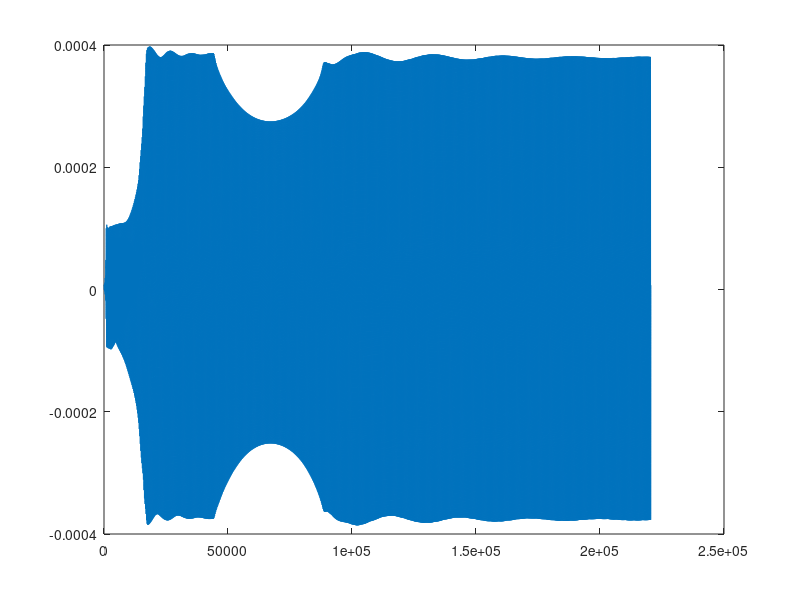

Reproduce this figure in MATLAB.
clear all;
close all;
clc;

fs = 44100;     % Sampling rate
gamma = 400;    % Wave-Speed
k = 1/fs;       % Time-step
s0 = 0.1;       % Damping coefficients
s1 = 0.005;

kappa = 2;      % Stiffness Factor

% Calculate grid spacing
h = sqrt((gamma^2*k^2 + 4 * s1 * k + sqrt((gamma^2 * k^2 + 4 * s1 * k)^2 + 16 * kappa^2 * k^2)) / 2);
N = floor(1/h); % Number of gridpoints
h = 1/N; % Recalculate gridspacing

% Courant numbers
lambdaSq = (gamma*k/h)^2; 
muSq = (k * kappa / h^2)^2;

% Initialise state vectors
uPrev = zeros(N, 1);
u = zeros(N, 1);
uNext = zeros(N, 1);

uIPrev = zeros(N, 1);
uI = zeros(N, 1);
uINext = zeros(N, 1);

lengthSound = fs*5; % Set the length of the output
out = zeros(lengthSound, 1);

% Boundary condition (clamped, ss, free)
bc = "clamped";

%Bow Model
a = 100;                % free parameter
A = sqrt(2*a)*exp(1/2);

% User variables
Vb = 0.2;               % Bowing speed
Fb = 50;               % Bowing force
pickup = floor(N/3);    % Pickup position

% Initialise variables for Newton Raphson 
tol = 1e-4;
qSave = zeros (lengthSound, 1);
qPrev = 0;

drawString = false;

vectorRepresentation = true;

vec = 3:N-2;

% Introduce an extra gridpoint at the beginning of the interpolated state vectors 
uINext = zeros(N+1,1);
uI = zeros(N+1,1);
uIPrev = zeros(N+1,1);

% Set start and end time of the moving bow 
start = fs;
ending = fs*2;

% Set start and end position of the moving bow
startPoint = N/4 + 1;
endPoint = N/4 + 2;

for t = 1 : lengthSound
    if bc == "clamped"
        
        % Move the bow point
        if t < start
            bowPoint = startPoint;
        elseif t >= start && t < ending
            bowPoint = startPoint + (endPoint-startPoint) * (t-start) / (ending-start);
        else
            bowPoint = endPoint;
        end
        alpha = bowPoint - floor(bowPoint);

        % Linearly interpolate entire string
        uSave = u;
        uI(2:end-1) = u(1:end-1) * (1-alpha) + u(2:end) * alpha;
        uIPrev(2:end-1) = uPrev(1:end-1) * (1-alpha) + uPrev(2:end) * alpha;
        
        % Set the bowpoint
        bp = floor(bowPoint) + 1;
        
        J = 1/h;
        
        % Newton-Raphson
        b = 2/k * Vb - (2/k^2)*(uI(bp)-uIPrev(bp)) -(gamma/h)^2*(uI(bp+1) - 2*uI(bp) + uI(bp-1))...
            + kappa^2/h^4 * (uI(bp+2) - 4*uI(bp+1) + 6*uI(bp) - 4*uI(bp-1) + uI(bp-2)) + 2 * s0 * Vb ...
            - (2*s1/(k*h^2)) * ((uI(bp+1) - 2 * uI(bp) + uI(bp-1)) ...
              - (uIPrev(bp+1) - 2 * uIPrev(bp) + uIPrev(bp-1)));
        eps = 1;
        i = 0;
        qPrev=0;
        while eps>tol
            q=qPrev-(J*Fb*A*qPrev*exp(-a*qPrev^2)+2*qPrev/k+b)/...
             (J*Fb*A*(1-2*a*qPrev^2)*exp(-a*qPrev^2)+2/k);
            eps = abs(q-qPrev);
            qPrev = q;
            i = i + 1;
            if i > 10000
                disp("whut")
            end
        end
        qSave(t) = q;

        % Solve the FDE for the interpolated string
        vec = 3:length(uI)-2;
        uINext(vec) = (2 * uI(vec) - uIPrev(vec) + lambdaSq * (uI(vec+1) -2 * uI(vec) + uI(vec-1)) ...
              - muSq * (uI(vec+2) - 4*uI(vec+1) + 6*uI(vec) - 4*uI(vec-1) + uI(vec-2)) ...
              + s0 * k * uIPrev(vec) + (2*s1*k)/h^2 ...
              * ((uI(vec+1) - 2 * uI(vec) + uI(vec-1)) ...
              - (uIPrev(vec+1) - 2 * uIPrev(vec) + uIPrev(vec-1)))) ...
              / (1 + s0 * k);
        uINext(bp) = 2 * k * (q + Vb) + uIPrev(bp);

        % Interpolate back to the original grid point locations (and make sure that clamped boundary condition is honoured)
        uNext(3:N-2) = uINext(3:end-3) * alpha + uINext(4:end-2) * (1-alpha);
        u(3:N-2) = uI(3:end-3) * alpha + uI(4:end-2) * (1-alpha);
    end
    
    % Plot
    if drawString == true && mod(t,1) == 0 && t >= start - 100
        lowRange = 17;
        highRange = 27;
        range = lowRange:highRange;
        
        subplot(2,1,1);
        cla
        plot(u);
        title("Total string")
%         range = 1:N;
        yMin = -0.2e-4;
        yMax = 0.2e-4;
        ylim([yMin, yMax]);
        hold on;
        plot([lowRange-1 lowRange-1], [yMin yMax], 'k')
        plot([highRange highRange], [yMin yMax], 'k')
        subplot(2,1,2);
        cla
        plot(range, uSave(range), 'o-')
        hold on; 
        plot(range + alpha - 1, uI(range), '.-')
        plot(range, u(range), '+-')
        legend("Original", "Interpolated", "Result")
        title(strcat("\alpha = ", string(alpha)));
        drawnow;
    end
    
    out(t) = uNext(pickup);
    
    uPrev = u;
    u = uNext;
end

plot(out);